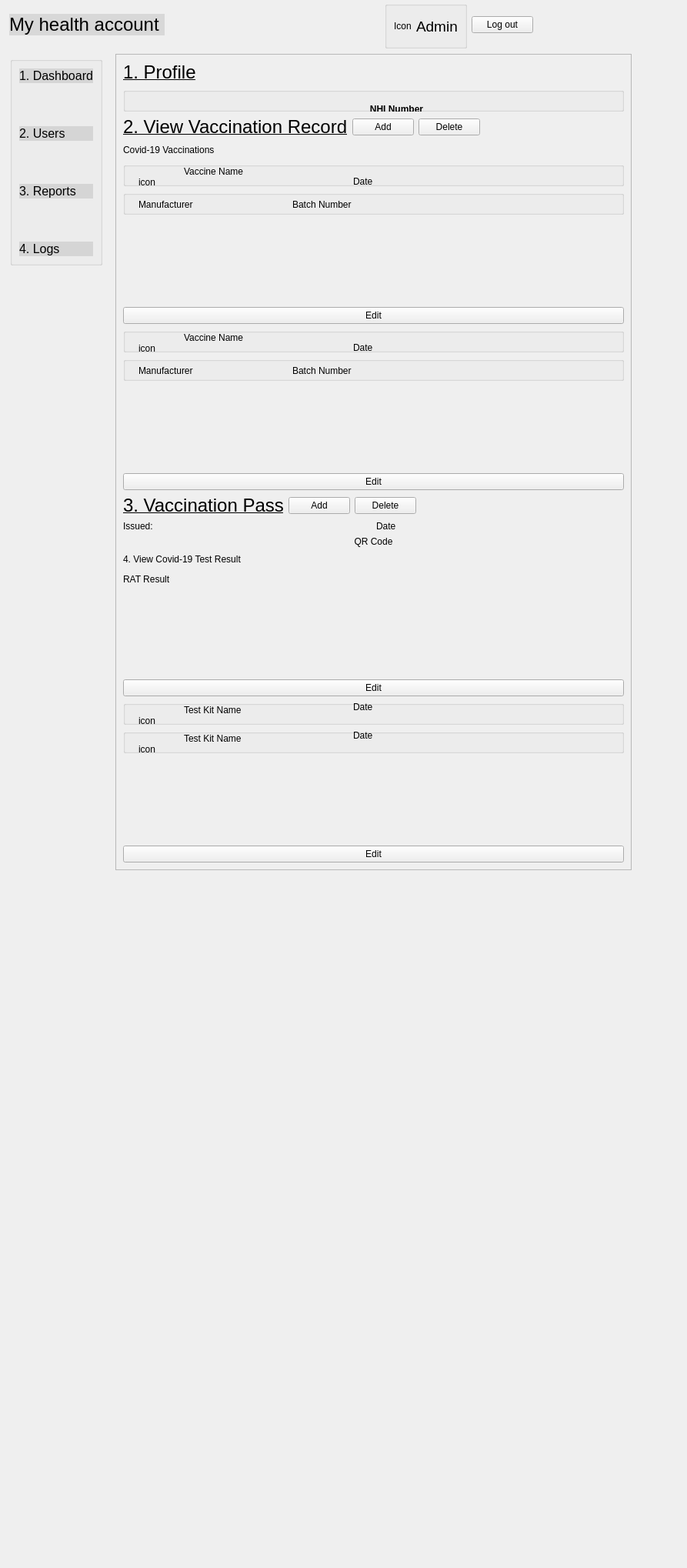
<?xml version="1.0" encoding="UTF-8"?>
<ui version="4.0">
 <class>AdminUserDetail</class>
 <widget class="QDialog" name="AdminUserDetail">
  <property name="geometry">
   <rect>
    <x>0</x>
    <y>0</y>
    <width>893</width>
    <height>2038</height>
   </rect>
  </property>
  <property name="windowTitle">
   <string>Dialog</string>
  </property>
  <widget class="QGroupBox" name="groupBox_2">
   <property name="geometry">
    <rect>
     <x>13</x>
     <y>74</y>
     <width>120</width>
     <height>271</height>
    </rect>
   </property>
   <property name="title">
    <string/>
   </property>
   <layout class="QVBoxLayout" name="verticalLayout">
    <item>
     <widget class="QPushButton" name="pushButtonDashboard">
      <property name="styleSheet">
       <string notr="true">QPushButton {
	background-color: rgb(0, 0, 0,0.1); 
	border: none; 
	color: rgb(0, 0, 0); 
	font: 16px;
	text-align: left;
} 

QPushButton:hover { 
	background-color: rgb(0, 0, 0, 0.1); 
	border: none; 
	color: rgb(0, 43, 255); 
}
</string>
      </property>
      <property name="text">
       <string>1. Dashboard</string>
      </property>
     </widget>
    </item>
    <item>
     <spacer name="verticalSpacer_4">
      <property name="orientation">
       <enum>Qt::Vertical</enum>
      </property>
      <property name="sizeHint" stdset="0">
       <size>
        <width>20</width>
        <height>13</height>
       </size>
      </property>
     </spacer>
    </item>
    <item>
     <widget class="QPushButton" name="pushButtonUsers">
      <property name="styleSheet">
       <string notr="true">QPushButton {
	background-color: rgb(0, 0, 0,0.1); 
	border: none; 
	color: rgb(0, 0, 0); 
	font: 16px;
	text-align: left;
} 

QPushButton:hover { 
	background-color: rgb(0, 0, 0, 0.1); 
	border: none; 
	color: rgb(0, 43, 255); 
}
</string>
      </property>
      <property name="text">
       <string>2. Users</string>
      </property>
     </widget>
    </item>
    <item>
     <spacer name="verticalSpacer_5">
      <property name="orientation">
       <enum>Qt::Vertical</enum>
      </property>
      <property name="sizeHint" stdset="0">
       <size>
        <width>20</width>
        <height>13</height>
       </size>
      </property>
     </spacer>
    </item>
    <item>
     <widget class="QPushButton" name="pushButtonReports">
      <property name="styleSheet">
       <string notr="true">QPushButton {
	background-color: rgb(0, 0, 0,0.1); 
	border: none; 
	color: rgb(0, 0, 0); 
	font: 16px;
	text-align: left;
} 

QPushButton:hover { 
	background-color: rgb(0, 0, 0, 0.1); 
	border: none; 
	color: rgb(0, 43, 255); 
}
</string>
      </property>
      <property name="text">
       <string>3. Reports</string>
      </property>
     </widget>
    </item>
    <item>
     <spacer name="verticalSpacer_6">
      <property name="orientation">
       <enum>Qt::Vertical</enum>
      </property>
      <property name="sizeHint" stdset="0">
       <size>
        <width>20</width>
        <height>13</height>
       </size>
      </property>
     </spacer>
    </item>
    <item>
     <widget class="QPushButton" name="pushButtonLogs">
      <property name="styleSheet">
       <string notr="true">QPushButton {
	background-color: rgb(0, 0, 0,0.1); 
	border: none; 
	color: rgb(0, 0, 0); 
	font: 16px;
	text-align: left;
} 

QPushButton:hover { 
	background-color: rgb(0, 0, 0, 0.1); 
	border: none; 
	color: rgb(0, 43, 255); 
}
</string>
      </property>
      <property name="text">
       <string>4. Logs</string>
      </property>
     </widget>
    </item>
   </layout>
  </widget>
  <widget class="QWidget" name="layoutWidget">
   <property name="geometry">
    <rect>
     <x>12</x>
     <y>2</y>
     <width>681</width>
     <height>61</height>
    </rect>
   </property>
   <layout class="QHBoxLayout" name="horizontalLayout_3">
    <item>
     <widget class="QPushButton" name="pushButtonMyHealthAccount">
      <property name="styleSheet">
       <string notr="true">QPushButton {
	background-color: rgb(0, 0, 0,0.1); 
	border: none; 
	color: rgb(0, 0, 0); 
	font: 24px;
	text-align: left;
} 

</string>
      </property>
      <property name="text">
       <string>My health account </string>
      </property>
     </widget>
    </item>
    <item>
     <spacer name="horizontalSpacer">
      <property name="orientation">
       <enum>Qt::Horizontal</enum>
      </property>
      <property name="sizeHint" stdset="0">
       <size>
        <width>188</width>
        <height>20</height>
       </size>
      </property>
     </spacer>
    </item>
    <item>
     <widget class="QGroupBox" name="groupBox_6">
      <property name="title">
       <string/>
      </property>
      <layout class="QHBoxLayout" name="horizontalLayout_2">
       <item>
        <layout class="QHBoxLayout" name="horizontalLayout">
         <item>
          <widget class="QLabel" name="labelAdmin">
           <property name="text">
            <string>Icon</string>
           </property>
          </widget>
         </item>
         <item>
          <widget class="QLabel" name="label_17">
           <property name="font">
            <font>
             <family>.AppleSystemUIFont</family>
             <pointsize>14</pointsize>
             <italic>false</italic>
             <bold>false</bold>
            </font>
           </property>
           <property name="styleSheet">
            <string notr="true">font: 14pt &quot;.AppleSystemUIFont&quot;;</string>
           </property>
           <property name="text">
            <string>Admin</string>
           </property>
          </widget>
         </item>
        </layout>
       </item>
      </layout>
     </widget>
    </item>
    <item>
     <widget class="QPushButton" name="pushButtonLogout">
      <property name="text">
       <string>Log out</string>
      </property>
     </widget>
    </item>
   </layout>
  </widget>
  <widget class="QScrollArea" name="scrollArea">
   <property name="geometry">
    <rect>
     <x>150</x>
     <y>70</y>
     <width>671</width>
     <height>1061</height>
    </rect>
   </property>
   <property name="widgetResizable">
    <bool>true</bool>
   </property>
   <widget class="QWidget" name="scrollAreaWidgetContents">
    <property name="geometry">
     <rect>
      <x>0</x>
      <y>0</y>
      <width>669</width>
      <height>1059</height>
     </rect>
    </property>
    <layout class="QVBoxLayout" name="verticalLayout_13">
     <item>
      <layout class="QHBoxLayout" name="horizontalLayout_5">
       <item>
        <widget class="QLabel" name="label_7">
         <property name="font">
          <font>
           <family>.AppleSystemUIFont</family>
           <pointsize>18</pointsize>
           <italic>false</italic>
           <bold>false</bold>
           <underline>true</underline>
          </font>
         </property>
         <property name="styleSheet">
          <string notr="true">font: 18pt &quot;.AppleSystemUIFont&quot;;</string>
         </property>
         <property name="text">
          <string>1. Profile</string>
         </property>
        </widget>
       </item>
       <item>
        <spacer name="horizontalSpacer_2">
         <property name="orientation">
          <enum>Qt::Horizontal</enum>
         </property>
         <property name="sizeHint" stdset="0">
          <size>
           <width>468</width>
           <height>20</height>
          </size>
         </property>
        </spacer>
       </item>
      </layout>
     </item>
     <item>
      <widget class="QGroupBox" name="groupBox">
       <property name="title">
        <string/>
       </property>
       <widget class="QLabel" name="labelNHINumberTitle">
        <property name="geometry">
         <rect>
          <x>300</x>
          <y>20</y>
          <width>111</width>
          <height>16</height>
         </rect>
        </property>
        <property name="font">
         <font>
          <bold>true</bold>
         </font>
        </property>
        <property name="text">
         <string>NHI Number</string>
        </property>
        <property name="alignment">
         <set>Qt::AlignCenter</set>
        </property>
       </widget>
       <widget class="QLabel" name="labelQRCode">
        <property name="geometry">
         <rect>
          <x>210</x>
          <y>70</y>
          <width>301</width>
          <height>251</height>
         </rect>
        </property>
        <property name="autoFillBackground">
         <bool>true</bool>
        </property>
        <property name="text">
         <string>QR Code</string>
        </property>
        <property name="alignment">
         <set>Qt::AlignCenter</set>
        </property>
       </widget>
       <widget class="QLabel" name="labelNHINumber">
        <property name="geometry">
         <rect>
          <x>300</x>
          <y>50</y>
          <width>111</width>
          <height>16</height>
         </rect>
        </property>
        <property name="text">
         <string>**********</string>
        </property>
        <property name="alignment">
         <set>Qt::AlignCenter</set>
        </property>
       </widget>
       <widget class="QWidget" name="layoutWidget_2">
        <property name="geometry">
         <rect>
          <x>30</x>
          <y>330</y>
          <width>661</width>
          <height>98</height>
         </rect>
        </property>
        <layout class="QGridLayout" name="gridLayout">
         <item row="0" column="0">
          <layout class="QVBoxLayout" name="verticalLayout_2">
           <item>
            <widget class="QLabel" name="label_2">
             <property name="font">
              <font>
               <bold>true</bold>
              </font>
             </property>
             <property name="text">
              <string>Name</string>
             </property>
            </widget>
           </item>
           <item>
            <layout class="QHBoxLayout" name="horizontalLayout_4">
             <item>
              <widget class="QLabel" name="labelName">
               <property name="text">
                <string>TextLabel</string>
               </property>
              </widget>
             </item>
            </layout>
           </item>
          </layout>
         </item>
         <item row="0" column="1">
          <layout class="QVBoxLayout" name="verticalLayout_3">
           <item>
            <widget class="QLabel" name="label_3">
             <property name="font">
              <font>
               <bold>true</bold>
              </font>
             </property>
             <property name="text">
              <string>Email Address</string>
             </property>
            </widget>
           </item>
           <item>
            <widget class="QLabel" name="labelEmail">
             <property name="text">
              <string>TextLabel</string>
             </property>
            </widget>
           </item>
          </layout>
         </item>
         <item row="1" column="0">
          <layout class="QVBoxLayout" name="verticalLayout_4">
           <item>
            <widget class="QLabel" name="label_4">
             <property name="font">
              <font>
               <bold>true</bold>
              </font>
             </property>
             <property name="text">
              <string>Data of Birth</string>
             </property>
            </widget>
           </item>
           <item>
            <widget class="QLabel" name="labelDateOfBirth">
             <property name="text">
              <string>TextLabel</string>
             </property>
            </widget>
           </item>
          </layout>
         </item>
         <item row="1" column="1">
          <layout class="QVBoxLayout" name="verticalLayout_5">
           <item>
            <widget class="QLabel" name="label_5">
             <property name="font">
              <font>
               <bold>true</bold>
              </font>
             </property>
             <property name="text">
              <string>Mobile Number</string>
             </property>
            </widget>
           </item>
           <item>
            <widget class="QLabel" name="labelMobileNumber">
             <property name="text">
              <string>TextLabel</string>
             </property>
            </widget>
           </item>
          </layout>
         </item>
        </layout>
       </widget>
       <widget class="QPushButton" name="pushButton">
        <property name="geometry">
         <rect>
          <x>559</x>
          <y>290</y>
          <width>131</width>
          <height>32</height>
         </rect>
        </property>
        <property name="text">
         <string>Generate QR Code</string>
        </property>
       </widget>
      </widget>
     </item>
     <item>
      <layout class="QHBoxLayout" name="horizontalLayout_6">
       <item>
        <widget class="QLabel" name="label_8">
         <property name="font">
          <font>
           <family>.AppleSystemUIFont</family>
           <pointsize>18</pointsize>
           <italic>false</italic>
           <bold>false</bold>
           <underline>true</underline>
          </font>
         </property>
         <property name="styleSheet">
          <string notr="true">font: 18pt &quot;.AppleSystemUIFont&quot;;</string>
         </property>
         <property name="text">
          <string>2. View Vaccination Record</string>
         </property>
        </widget>
       </item>
       <item>
        <widget class="QPushButton" name="pushButton_2">
         <property name="text">
          <string>Add</string>
         </property>
        </widget>
       </item>
       <item>
        <widget class="QPushButton" name="pushButton_3">
         <property name="text">
          <string>Delete</string>
         </property>
        </widget>
       </item>
       <item>
        <spacer name="horizontalSpacer_3">
         <property name="orientation">
          <enum>Qt::Horizontal</enum>
         </property>
         <property name="sizeHint" stdset="0">
          <size>
           <width>268</width>
           <height>20</height>
          </size>
         </property>
        </spacer>
       </item>
      </layout>
     </item>
     <item>
      <layout class="QHBoxLayout" name="horizontalLayout_7">
       <item>
        <widget class="QLabel" name="label_12">
         <property name="styleSheet">
          <string notr="true">font: 16pt &quot;.AppleSystemUIFont&quot;;</string>
         </property>
         <property name="text">
          <string>Covid-19 Vaccinations</string>
         </property>
        </widget>
       </item>
       <item>
        <spacer name="horizontalSpacer_4">
         <property name="orientation">
          <enum>Qt::Horizontal</enum>
         </property>
         <property name="sizeHint" stdset="0">
          <size>
           <width>408</width>
           <height>20</height>
          </size>
         </property>
        </spacer>
       </item>
      </layout>
     </item>
     <item>
      <layout class="QVBoxLayout" name="verticalLayout_6">
       <item>
        <widget class="QGroupBox" name="groupBox_5">
         <property name="title">
          <string/>
         </property>
         <widget class="QLabel" name="labelIconVaccine1">
          <property name="geometry">
           <rect>
            <x>20</x>
            <y>5</y>
            <width>26</width>
            <height>41</height>
           </rect>
          </property>
          <property name="text">
           <string>icon</string>
          </property>
         </widget>
         <widget class="QLabel" name="labelVaccine2Name">
          <property name="geometry">
           <rect>
            <x>79</x>
            <y>2</y>
            <width>171</width>
            <height>19</height>
           </rect>
          </property>
          <property name="styleSheet">
           <string notr="true">font: 16pt &quot;.AppleSystemUIFont&quot;;</string>
          </property>
          <property name="text">
           <string>Vaccine Name</string>
          </property>
         </widget>
         <widget class="QLabel" name="label_9">
          <property name="geometry">
           <rect>
            <x>79</x>
            <y>29</y>
            <width>61</width>
            <height>16</height>
           </rect>
          </property>
          <property name="text">
           <string>Dose2</string>
          </property>
         </widget>
         <widget class="QLabel" name="labelVaccine2Date">
          <property name="geometry">
           <rect>
            <x>299</x>
            <y>17</y>
            <width>91</width>
            <height>16</height>
           </rect>
          </property>
          <property name="text">
           <string>Date</string>
          </property>
         </widget>
        </widget>
       </item>
       <item>
        <widget class="QGroupBox" name="groupBox_4">
         <property name="title">
          <string/>
         </property>
         <widget class="QLabel" name="label">
          <property name="geometry">
           <rect>
            <x>20</x>
            <y>10</y>
            <width>101</width>
            <height>16</height>
           </rect>
          </property>
          <property name="text">
           <string>Manufacturer</string>
          </property>
         </widget>
         <widget class="QLabel" name="label_6">
          <property name="geometry">
           <rect>
            <x>220</x>
            <y>10</y>
            <width>101</width>
            <height>16</height>
           </rect>
          </property>
          <property name="text">
           <string>Batch Number</string>
          </property>
         </widget>
         <widget class="QLabel" name="labelManufacturer2">
          <property name="geometry">
           <rect>
            <x>30</x>
            <y>40</y>
            <width>111</width>
            <height>16</height>
           </rect>
          </property>
          <property name="text">
           <string>TextLabel</string>
          </property>
         </widget>
         <widget class="QLabel" name="labelBatchNumber2">
          <property name="geometry">
           <rect>
            <x>240</x>
            <y>40</y>
            <width>111</width>
            <height>16</height>
           </rect>
          </property>
          <property name="text">
           <string>TextLabel</string>
          </property>
         </widget>
        </widget>
       </item>
      </layout>
     </item>
     <item>
      <layout class="QVBoxLayout" name="verticalLayout_7">
       <item>
        <spacer name="verticalSpacer">
         <property name="orientation">
          <enum>Qt::Vertical</enum>
         </property>
         <property name="sizeHint" stdset="0">
          <size>
           <width>20</width>
           <height>78</height>
          </size>
         </property>
        </spacer>
       </item>
       <item>
        <widget class="QPushButton" name="pushButton_4">
         <property name="text">
          <string>Edit</string>
         </property>
        </widget>
       </item>
      </layout>
     </item>
     <item>
      <layout class="QVBoxLayout" name="verticalLayout_8">
       <item>
        <widget class="QGroupBox" name="groupBox_3">
         <property name="title">
          <string/>
         </property>
         <widget class="QLabel" name="labelIconVaccine2">
          <property name="geometry">
           <rect>
            <x>20</x>
            <y>5</y>
            <width>26</width>
            <height>41</height>
           </rect>
          </property>
          <property name="text">
           <string>icon</string>
          </property>
         </widget>
         <widget class="QLabel" name="labelVaccine1Name">
          <property name="geometry">
           <rect>
            <x>79</x>
            <y>2</y>
            <width>181</width>
            <height>19</height>
           </rect>
          </property>
          <property name="styleSheet">
           <string notr="true">font: 16pt &quot;.AppleSystemUIFont&quot;;</string>
          </property>
          <property name="text">
           <string>Vaccine Name</string>
          </property>
         </widget>
         <widget class="QLabel" name="label_14">
          <property name="geometry">
           <rect>
            <x>79</x>
            <y>29</y>
            <width>51</width>
            <height>16</height>
           </rect>
          </property>
          <property name="text">
           <string>Dose1</string>
          </property>
         </widget>
         <widget class="QLabel" name="labelVaccine1Date">
          <property name="geometry">
           <rect>
            <x>299</x>
            <y>17</y>
            <width>91</width>
            <height>16</height>
           </rect>
          </property>
          <property name="text">
           <string>Date</string>
          </property>
         </widget>
        </widget>
       </item>
       <item>
        <widget class="QGroupBox" name="groupBox_7">
         <property name="title">
          <string/>
         </property>
         <widget class="QLabel" name="label_10">
          <property name="geometry">
           <rect>
            <x>20</x>
            <y>10</y>
            <width>101</width>
            <height>16</height>
           </rect>
          </property>
          <property name="text">
           <string>Manufacturer</string>
          </property>
         </widget>
         <widget class="QLabel" name="label_11">
          <property name="geometry">
           <rect>
            <x>220</x>
            <y>10</y>
            <width>101</width>
            <height>16</height>
           </rect>
          </property>
          <property name="text">
           <string>Batch Number</string>
          </property>
         </widget>
         <widget class="QLabel" name="labelManufacturer1">
          <property name="geometry">
           <rect>
            <x>30</x>
            <y>40</y>
            <width>111</width>
            <height>16</height>
           </rect>
          </property>
          <property name="text">
           <string>TextLabel</string>
          </property>
         </widget>
         <widget class="QLabel" name="labelBatchNumber1">
          <property name="geometry">
           <rect>
            <x>240</x>
            <y>40</y>
            <width>111</width>
            <height>16</height>
           </rect>
          </property>
          <property name="text">
           <string>TextLabel</string>
          </property>
         </widget>
        </widget>
       </item>
      </layout>
     </item>
     <item>
      <layout class="QVBoxLayout" name="verticalLayout_9">
       <item>
        <spacer name="verticalSpacer_2">
         <property name="orientation">
          <enum>Qt::Vertical</enum>
         </property>
         <property name="sizeHint" stdset="0">
          <size>
           <width>20</width>
           <height>78</height>
          </size>
         </property>
        </spacer>
       </item>
       <item>
        <widget class="QPushButton" name="pushButton_5">
         <property name="text">
          <string>Edit</string>
         </property>
        </widget>
       </item>
      </layout>
     </item>
     <item>
      <layout class="QHBoxLayout" name="horizontalLayout_8">
       <item>
        <widget class="QLabel" name="label_13">
         <property name="font">
          <font>
           <family>.AppleSystemUIFont</family>
           <pointsize>18</pointsize>
           <italic>false</italic>
           <bold>false</bold>
           <underline>true</underline>
          </font>
         </property>
         <property name="styleSheet">
          <string notr="true">font: 18pt &quot;.AppleSystemUIFont&quot;;</string>
         </property>
         <property name="text">
          <string>3. Vaccination Pass</string>
         </property>
        </widget>
       </item>
       <item>
        <widget class="QPushButton" name="pushButton_9">
         <property name="text">
          <string>Add</string>
         </property>
        </widget>
       </item>
       <item>
        <widget class="QPushButton" name="pushButton_8">
         <property name="text">
          <string>Delete</string>
         </property>
        </widget>
       </item>
       <item>
        <spacer name="horizontalSpacer_5">
         <property name="orientation">
          <enum>Qt::Horizontal</enum>
         </property>
         <property name="sizeHint" stdset="0">
          <size>
           <width>348</width>
           <height>20</height>
          </size>
         </property>
        </spacer>
       </item>
      </layout>
     </item>
     <item>
      <layout class="QHBoxLayout" name="horizontalLayout_9">
       <item>
        <widget class="QLabel" name="labelNHINumberTitle_2">
         <property name="font">
          <font>
           <bold>false</bold>
          </font>
         </property>
         <property name="text">
          <string>Issued:</string>
         </property>
        </widget>
       </item>
       <item>
        <widget class="QLabel" name="label_15">
         <property name="text">
          <string>Date</string>
         </property>
        </widget>
       </item>
      </layout>
     </item>
     <item>
      <widget class="QLabel" name="labelQRCode_2">
       <property name="autoFillBackground">
        <bool>true</bool>
       </property>
       <property name="text">
        <string>QR Code</string>
       </property>
       <property name="alignment">
        <set>Qt::AlignCenter</set>
       </property>
      </widget>
     </item>
     <item>
      <layout class="QHBoxLayout" name="horizontalLayout_10">
       <item>
        <widget class="QLabel" name="label_20">
         <property name="styleSheet">
          <string notr="true">font: 18pt &quot;.AppleSystemUIFont&quot;;</string>
         </property>
         <property name="text">
          <string>4. View Covid-19 Test Result</string>
         </property>
        </widget>
       </item>
       <item>
        <spacer name="horizontalSpacer_6">
         <property name="orientation">
          <enum>Qt::Horizontal</enum>
         </property>
         <property name="sizeHint" stdset="0">
          <size>
           <width>448</width>
           <height>20</height>
          </size>
         </property>
        </spacer>
       </item>
      </layout>
     </item>
     <item>
      <layout class="QHBoxLayout" name="horizontalLayout_11">
       <item>
        <widget class="QLabel" name="label_16">
         <property name="styleSheet">
          <string notr="true">font: 16pt &quot;.AppleSystemUIFont&quot;;</string>
         </property>
         <property name="text">
          <string>RAT Result</string>
         </property>
        </widget>
       </item>
       <item>
        <spacer name="horizontalSpacer_7">
         <property name="orientation">
          <enum>Qt::Horizontal</enum>
         </property>
         <property name="sizeHint" stdset="0">
          <size>
           <width>518</width>
           <height>20</height>
          </size>
         </property>
        </spacer>
       </item>
      </layout>
     </item>
     <item>
      <layout class="QVBoxLayout" name="verticalLayout_10">
       <item>
        <spacer name="verticalSpacer_3">
         <property name="orientation">
          <enum>Qt::Vertical</enum>
         </property>
         <property name="sizeHint" stdset="0">
          <size>
           <width>20</width>
           <height>18</height>
          </size>
         </property>
        </spacer>
       </item>
       <item>
        <widget class="QPushButton" name="pushButton_6">
         <property name="text">
          <string>Edit</string>
         </property>
        </widget>
       </item>
      </layout>
     </item>
     <item>
      <layout class="QVBoxLayout" name="verticalLayout_12">
       <item>
        <widget class="QGroupBox" name="groupBox_8">
         <property name="title">
          <string/>
         </property>
         <widget class="QLabel" name="labelCapsule1">
          <property name="geometry">
           <rect>
            <x>20</x>
            <y>5</y>
            <width>41</width>
            <height>41</height>
           </rect>
          </property>
          <property name="text">
           <string>icon</string>
          </property>
         </widget>
         <widget class="QLabel" name="labelTestKitName2">
          <property name="geometry">
           <rect>
            <x>79</x>
            <y>2</y>
            <width>97</width>
            <height>19</height>
           </rect>
          </property>
          <property name="styleSheet">
           <string notr="true">font: 16pt &quot;.AppleSystemUIFont&quot;;</string>
          </property>
          <property name="text">
           <string>Test Kit Name</string>
          </property>
         </widget>
         <widget class="QLabel" name="label_18">
          <property name="geometry">
           <rect>
            <x>79</x>
            <y>29</y>
            <width>33</width>
            <height>16</height>
           </rect>
          </property>
          <property name="text">
           <string>Test2</string>
          </property>
         </widget>
         <widget class="QLabel" name="labelRAT2Date">
          <property name="geometry">
           <rect>
            <x>299</x>
            <y>0</y>
            <width>91</width>
            <height>16</height>
           </rect>
          </property>
          <property name="text">
           <string>Date</string>
          </property>
         </widget>
         <widget class="QLabel" name="labelRAT2Result">
          <property name="geometry">
           <rect>
            <x>300</x>
            <y>30</y>
            <width>101</width>
            <height>16</height>
           </rect>
          </property>
          <property name="text">
           <string>Result</string>
          </property>
         </widget>
        </widget>
       </item>
       <item>
        <widget class="QGroupBox" name="groupBox_9">
         <property name="title">
          <string/>
         </property>
         <widget class="QLabel" name="labelCapsule2">
          <property name="geometry">
           <rect>
            <x>20</x>
            <y>5</y>
            <width>41</width>
            <height>41</height>
           </rect>
          </property>
          <property name="text">
           <string>icon</string>
          </property>
         </widget>
         <widget class="QLabel" name="labelTestKitName1">
          <property name="geometry">
           <rect>
            <x>79</x>
            <y>2</y>
            <width>97</width>
            <height>19</height>
           </rect>
          </property>
          <property name="styleSheet">
           <string notr="true">font: 16pt &quot;.AppleSystemUIFont&quot;;</string>
          </property>
          <property name="text">
           <string>Test Kit Name</string>
          </property>
         </widget>
         <widget class="QLabel" name="label_19">
          <property name="geometry">
           <rect>
            <x>79</x>
            <y>29</y>
            <width>33</width>
            <height>16</height>
           </rect>
          </property>
          <property name="text">
           <string>Test1</string>
          </property>
         </widget>
         <widget class="QLabel" name="labelRAT1Date">
          <property name="geometry">
           <rect>
            <x>299</x>
            <y>0</y>
            <width>91</width>
            <height>16</height>
           </rect>
          </property>
          <property name="text">
           <string>Date</string>
          </property>
         </widget>
         <widget class="QLabel" name="labelRAT1Result">
          <property name="geometry">
           <rect>
            <x>300</x>
            <y>30</y>
            <width>101</width>
            <height>16</height>
           </rect>
          </property>
          <property name="text">
           <string>Result</string>
          </property>
         </widget>
        </widget>
       </item>
      </layout>
     </item>
     <item>
      <layout class="QVBoxLayout" name="verticalLayout_11">
       <item>
        <spacer name="verticalSpacer_7">
         <property name="orientation">
          <enum>Qt::Vertical</enum>
         </property>
         <property name="sizeHint" stdset="0">
          <size>
           <width>20</width>
           <height>18</height>
          </size>
         </property>
        </spacer>
       </item>
       <item>
        <widget class="QPushButton" name="pushButton_7">
         <property name="text">
          <string>Edit</string>
         </property>
        </widget>
       </item>
      </layout>
     </item>
    </layout>
   </widget>
  </widget>
 </widget>
 <resources/>
 <connections/>
</ui>
